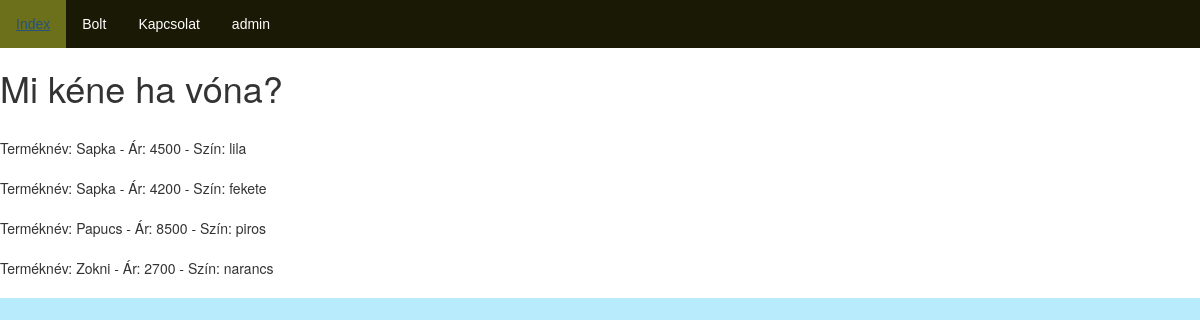
The page /bolt.php on the database as committed earlier.
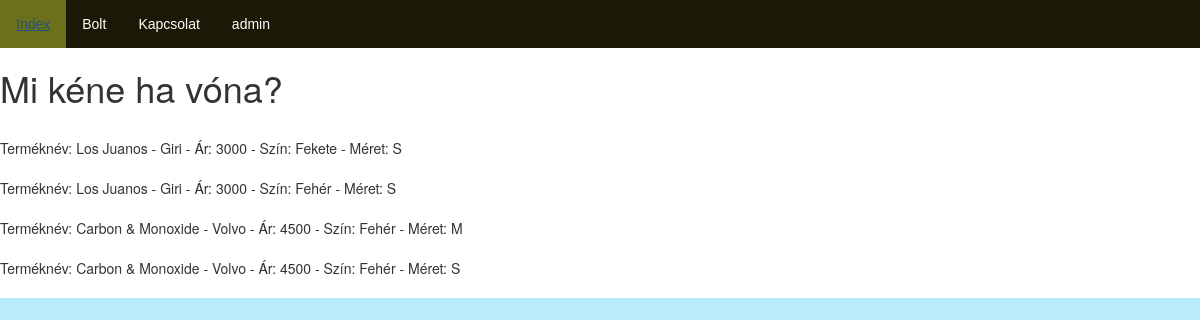
The same page on the database as committed later.
### tables this page shows
CREATE TABLE `termekek` (
  `id` int(11) NOT NULL,
  `termeknev` varchar(50) NOT NULL,
  `tag` varchar(40) DEFAULT '"egyéb"',
  `ar` int(11) NOT NULL DEFAULT '0',
  `szin` varchar(16) DEFAULT NULL,
  `meret` varchar(4) DEFAULT NULL
);

### bolt.php (the view, shortened to what this page needs)
<!DOCTYPE html>
<html>
<head>
	<link rel="stylesheet" type="text/css" href="style.css" />
 	<link rel="stylesheet" href="https://maxcdn.bootstrapcdn.com/bootstrap/3.4.0/css/bootstrap.min.css">
	</head>
<body>
<ul>
  <li><a href="index.php">Index</a></li>
  <li><a class="active" href="bolt.php">Bolt</a></li>
  <li><a href="kapcsolat.php">Kapcsolat</a></li>
  <li><a href="admin.php">admin</a></li>
</ul>
<?php
$servername = "localhost";
$username = "root";
$password = "";
$dbname = "abel";
$conn = mysqli_connect($servername, $username, $password, $dbname);
if (!$conn) {die("Connection failed: " . mysqli_connect_error());}
else{echo("<h1>Mi kéne ha vóna?</h1>"."<br>");}
$sql = "SELECT * FROM termekek LIMIT 14;";
$result = $conn->query($sql);
if ($result->num_rows > 0) {
    while($row = $result->fetch_assoc()) {
    	if ($row["szin"]=="" && $row["meret"]=="") {
    		echo "Terméknév: " . $row["termeknev"]. " - Ár: " . $row["ar"]."<br>";
    	}
    	elseif ($row["szin"]=="" && $row["meret"]!="") {
    		echo "Terméknév: " . $row["termeknev"]. " - Ár: " . $row["ar"]. " - Méret: " . $row["meret"]."<br>";
    	}
    	elseif ($row["szin"]!="" && $row["meret"]=="") {
    		echo "Terméknév: " . $row["termeknev"]. " - Ár: " . $row["ar"]. " - Szín: " . $row["szin"]. "<br>";
    	}
    	else{
    		echo "Terméknév: " . $row["termeknev"]. " - Ár: " . $row["ar"]. " - Szín: " . $row["szin"]. " - Méret: " . $row["meret"]."<br>";
    	}
    	echo "<br>";
    }
} else {
    echo "0 results";
}
?>
</body>
</html>

### style.css (style rules this page uses)
ul { list-style-type: none; margin: 0; padding: 0; overflow: hidden; background-color: #191906; font-family: uppercut-angle, sans-serif; }
li { float: left; }
li a { display: block; color: white; text-align: center; padding: 14px 16px; text-decoration: none; }
h1 { margin-left: 4%; font-family: uppercut-angle, sans-serif; }
html { background-color: #b8ecfc; font-family: acumin-sans, sans-serif; color: #191906; }

Rows that differ between the two databases and show on the page:
removed termekek: termeknev "Sapka", ar "4500", szin "lila"
removed termekek: termeknev "Sapka", ar "4200", szin "fekete"
removed termekek: termeknev "Papucs", ar "8500", szin "piros"
removed termekek: termeknev "Zokni", ar "2700", szin "narancs"
added termekek: termeknev "Los Juanos - Giri", ar "3000", szin "Fekete", meret "S"
added termekek: termeknev "Los Juanos - Giri", ar "3000", szin "Fehér", meret "S"
added termekek: termeknev "Carbon & Monoxide - Volvo", ar "4500", szin "Fehér", meret "M"
added termekek: termeknev "Carbon & Monoxide - Volvo", ar "4500", szin "Fehér", meret "S"
